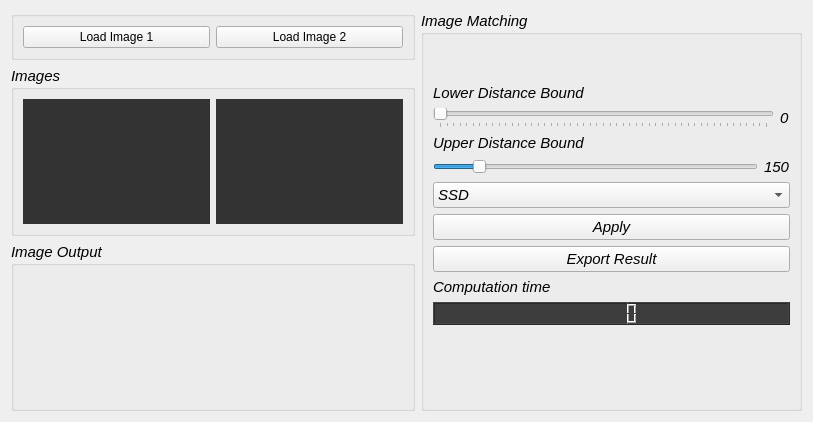
      <widget class="QWidget" name="matching_tab">
       <attribute name="title">
        <string>Image Matching</string>
       </attribute>
       <layout class="QGridLayout" name="gridLayout_12">
        <item row="0" column="1" rowspan="3">
         <widget class="QGroupBox" name="groupBox_14">
          <property name="sizePolicy">
           <sizepolicy hsizetype="Fixed" vsizetype="Preferred">
            <horstretch>0</horstretch>
            <verstretch>0</verstretch>
           </sizepolicy>
          </property>
          <property name="font">
           <font>
            <pointsize>11</pointsize>
            <italic>true</italic>
            <bold>false</bold>
           </font>
          </property>
          <property name="title">
           <string>Image Matching</string>
          </property>
          <layout class="QGridLayout" name="gridLayout_6">
           <item row="6" column="0">
            <widget class="QPushButton" name="match_apply_btn">
             <property name="text">
              <string>Apply</string>
             </property>
            </widget>
           </item>
           <item row="7" column="0">
            <widget class="QPushButton" name="match_export_image_btn">
             <property name="text">
              <string>Export Result</string>
             </property>
            </widget>
           </item>
           <item row="2" column="0">
            <layout class="QVBoxLayout" name="verticalLayout">
             <item>
              <widget class="QLabel" name="upper_bound_label">
               <property name="text">
                <string>Upper Distance Bound</string>
               </property>
              </widget>
             </item>
             <item>
              <layout class="QHBoxLayout" name="horizontalLayout_5">
               <item>
                <widget class="QSlider" name="match_thres2_slider">
                 <property name="minimum">
                  <number>100</number>
                 </property>
                 <property name="maximum">
                  <number>500</number>
                 </property>
                 <property name="value">
                  <number>150</number>
                 </property>
                 <property name="orientation">
                  <enum>Qt::Horizontal</enum>
                 </property>
                </widget>
               </item>
               <item>
                <widget class="QLabel" name="match_param2_value_label">
                 <property name="sizePolicy">
                  <sizepolicy hsizetype="Fixed" vsizetype="Preferred">
                   <horstretch>0</horstretch>
                   <verstretch>0</verstretch>
                  </sizepolicy>
                 </property>
                 <property name="text">
                  <string>150</string>
                 </property>
                </widget>
               </item>
              </layout>
             </item>
            </layout>
           </item>
           <item row="0" column="0">
            <spacer name="verticalSpacer_9">
             <property name="orientation">
              <enum>Qt::Vertical</enum>
             </property>
             <property name="sizeHint" stdset="0">
              <size>
               <width>20</width>
               <height>40</height>
              </size>
             </property>
            </spacer>
           </item>
           <item row="4" column="0">
            <layout class="QVBoxLayout" name="verticalLayout_24"/>
           </item>
           <item row="1" column="0">
            <layout class="QVBoxLayout" name="verticalLayout_23">
             <item>
              <widget class="QLabel" name="lower_bound_label">
               <property name="text">
                <string>Lower Distance Bound</string>
               </property>
              </widget>
             </item>
             <item>
              <layout class="QHBoxLayout" name="horizontalLayout_24">
               <item>
                <widget class="QSlider" name="match_thres1_slider">
                 <property name="enabled">
                  <bool>true</bool>
                 </property>
                 <property name="maximum">
                  <number>50</number>
                 </property>
                 <property name="orientation">
                  <enum>Qt::Horizontal</enum>
                 </property>
                 <property name="tickPosition">
                  <enum>QSlider::TicksBelow</enum>
                 </property>
                </widget>
               </item>
               <item>
                <widget class="QLabel" name="match_param1_value_label">
                 <property name="sizePolicy">
                  <sizepolicy hsizetype="Fixed" vsizetype="Preferred">
                   <horstretch>0</horstretch>
                   <verstretch>0</verstretch>
                  </sizepolicy>
                 </property>
                 <property name="text">
                  <string>0</string>
                 </property>
                </widget>
               </item>
              </layout>
             </item>
            </layout>
           </item>
           <item row="8" column="0">
            <widget class="QLabel" name="label_2">
             <property name="text">
              <string>Computation time</string>
             </property>
            </widget>
           </item>
           <item row="10" column="0">
            <spacer name="verticalSpacer_10">
             <property name="orientation">
              <enum>Qt::Vertical</enum>
             </property>
             <property name="sizeHint" stdset="0">
              <size>
               <width>357</width>
               <height>74</height>
              </size>
             </property>
            </spacer>
           </item>
           <item row="9" column="0">
            <widget class="QLCDNumber" name="match_lcdNumber">
             <property name="styleSheet">
              <string notr="true">background-color: rgb(61, 61, 61)</string>
             </property>
            </widget>
           </item>
           <item row="3" column="0">
            <widget class="QComboBox" name="method_comboBox">
             <item>
              <property name="text">
               <string>SSD</string>
              </property>
             </item>
             <item>
              <property name="text">
               <string>NCC</string>
              </property>
             </item>
            </widget>
           </item>
          </layout>
         </widget>
        </item>
        <item row="2" column="0">
         <widget class="QGroupBox" name="groupBox_13">
          <property name="sizePolicy">
           <sizepolicy hsizetype="Preferred" vsizetype="Expanding">
            <horstretch>0</horstretch>
            <verstretch>0</verstretch>
           </sizepolicy>
          </property>
          <property name="font">
           <font>
            <pointsize>11</pointsize>
            <italic>true</italic>
            <bold>false</bold>
           </font>
          </property>
          <property name="title">
           <string>Image Output</string>
          </property>
          <layout class="QGridLayout" name="gridLayout_11">
           <item row="1" column="1">
            <widget class="PlotWidget" name="match_result_image" native="true">
             <property name="styleSheet">
              <string notr="true">background-color: #333;</string>
             </property>
            </widget>
           </item>
           <item row="1" column="2">
            <spacer name="horizontalSpacer_2">
             <property name="orientation">
              <enum>Qt::Horizontal</enum>
             </property>
             <property name="sizeType">
              <enum>QSizePolicy::Fixed</enum>
             </property>
             <property name="sizeHint" stdset="0">
              <size>
               <width>200</width>
               <height>20</height>
              </size>
             </property>
            </spacer>
           </item>
           <item row="1" column="0">
            <spacer name="horizontalSpacer">
             <property name="orientation">
              <enum>Qt::Horizontal</enum>
             </property>
             <property name="sizeType">
              <enum>QSizePolicy::Fixed</enum>
             </property>
             <property name="sizeHint" stdset="0">
              <size>
               <width>180</width>
               <height>20</height>
              </size>
             </property>
            </spacer>
           </item>
          </layout>
         </widget>
        </item>
        <item row="1" column="0">
         <widget class="QGroupBox" name="groupBox_12">
          <property name="sizePolicy">
           <sizepolicy hsizetype="Preferred" vsizetype="MinimumExpanding">
            <horstretch>0</horstretch>
            <verstretch>0</verstretch>
           </sizepolicy>
          </property>
          <property name="font">
           <font>
            <pointsize>11</pointsize>
            <italic>true</italic>
            <bold>false</bold>
           </font>
          </property>
          <property name="title">
           <string>Images</string>
          </property>
          <layout class="QGridLayout" name="gridLayout_10">
           <item row="0" column="1">
            <widget class="PlotWidget" name="match_loaded_image_2" native="true">
             <property name="styleSheet">
              <string notr="true">background-color: #333;</string>
             </property>
            </widget>
           </item>
           <item row="0" column="0">
            <layout class="QHBoxLayout" name="horizontalLayout_18">
             <item>
              <widget class="PlotWidget" name="match_loaded_image_1" native="true">
               <property name="styleSheet">
                <string notr="true">background-color: #333;</string>
               </property>
              </widget>
             </item>
            </layout>
           </item>
          </layout>
         </widget>
        </item>
        <item row="0" column="0">
         <widget class="QGroupBox" name="groupBox_11">
          <property name="title">
           <string/>
          </property>
          <layout class="QHBoxLayout" name="horizontalLayout_4">
           <item>
            <layout class="QGridLayout" name="gridLayout_9">
             <item row="0" column="0">
              <widget class="QPushButton" name="match_load_image_btn_1">
               <property name="text">
                <string>Load Image 1</string>
               </property>
              </widget>
             </item>
             <item row="0" column="1">
              <widget class="QPushButton" name="match_load_image_btn_2">
               <property name="text">
                <string>Load Image 2</string>
               </property>
              </widget>
             </item>
            </layout>
           </item>
          </layout>
         </widget>
        </item>
       </layout>
      </widget>
